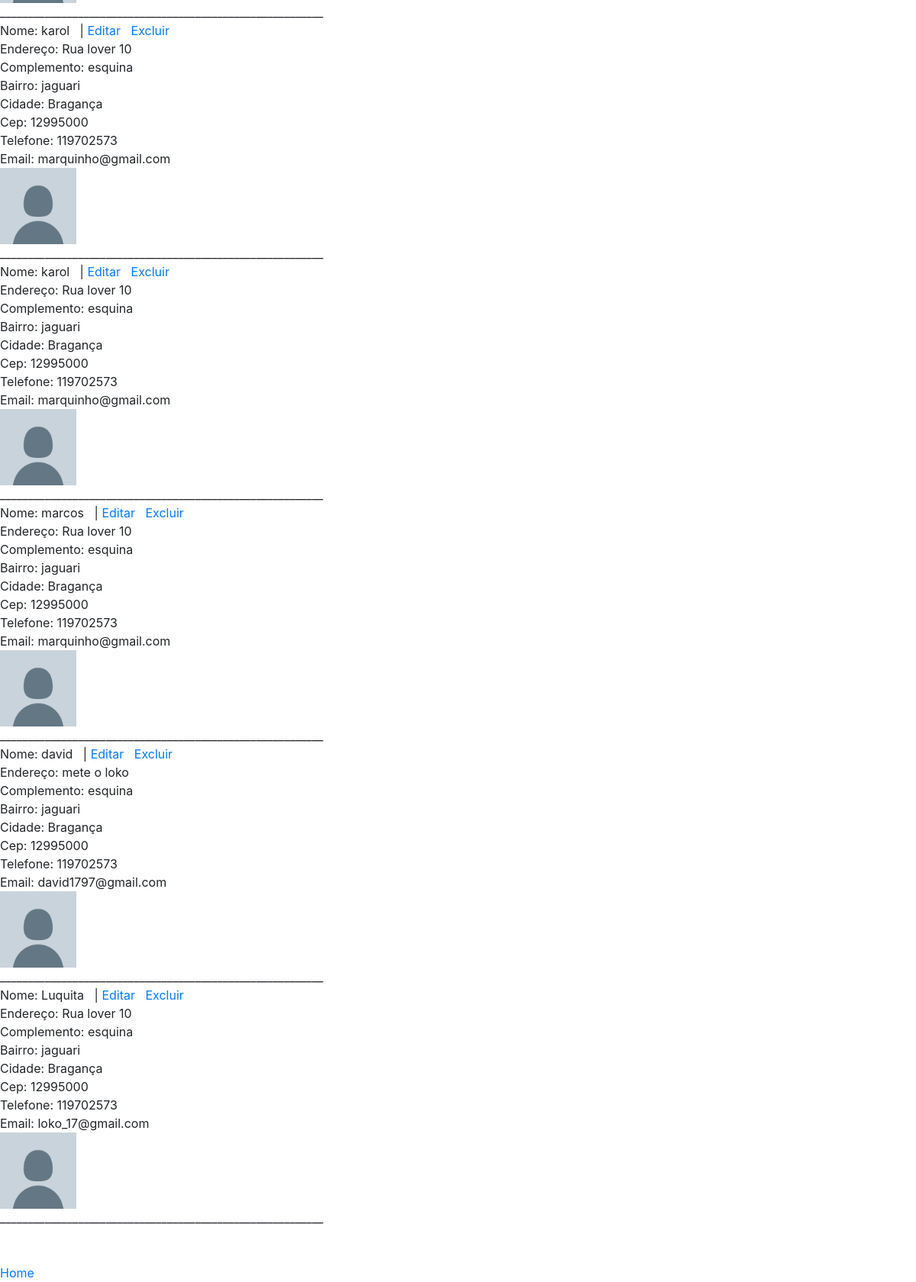
/listagem_clientes/ (signed in, lower part), run on an earlier commit of the app's database.
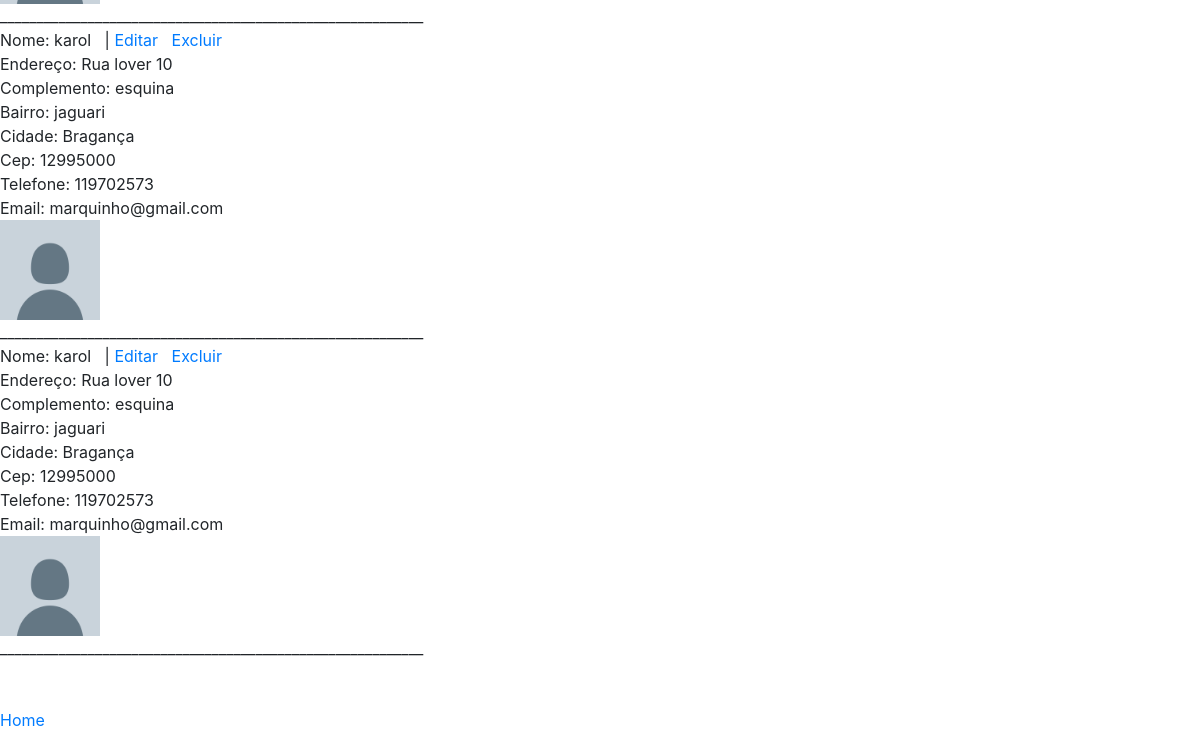
And on a later commit of the database.
### core/models.py (models this page shows, shortened)
class Cliente(models.Model):
    nome = models.CharField(max_length=100)
    endereco = models.CharField(max_length=100, blank=True, null=True)
    complemento = models.CharField(max_length=100, blank=True, null=True)
    bairro = models.CharField(max_length=50, blank=True, null=True)
    cidade = models.CharField(max_length=100, blank=True, null=True)
    cep = models.CharField(max_length=10, blank=True, null=True)
    email = models.CharField(max_length=100)
    telefone = models.CharField(max_length=30, blank=True, null=True)
    foto = models.ImageField(upload_to='fotos_cliente', blank=True, null=True)
    class Meta:
        verbose_name_plural = 'Clientes'

### core/views.py (the view)
# urls.py: path('listagem_clientes/', listagem_clientes, name='url_listagem_clientes'),
@login_required
def listagem_clientes(request):
    clientes = Cliente.objects.all()
    contexto = {'clientes': clientes}
    return render(request, "core/listagem_clientes.html", contexto)

### core/Templates/core/listagem_clientes.html (shortened to what this page needs)
{% extends 'base.html' %}
{% load static %}
{% block main %}
    {% for cliente in clientes %}
        Nome: {{cliente.nome}}  &nbsp; |<a href="{% url 'url_atualiza_cliente' cliente.id  %}"> Editar </a>  &nbsp;
                                        <a href="{% url 'url_exclui_cliente' cliente.id  %}"> Excluir </a> <br>
        Endereço: {{cliente.endereco}} <br>
        Complemento: {{cliente.complemento}} <br>
        Bairro: {{cliente.bairro}} <br>
        Cidade: {{cliente.cidade}} <br>
        Cep: {{cliente.cep}} <br>
        Telefone: {{cliente.telefone}} <br>
        Email: {{cliente.email}} <br>
        {% if cliente.foto %}
            <img src="{{ cliente.foto.url }}" width= "100"> <br>
        {% else %}
            <img src="{% static 'img/ge.png' %}" width= "100"> <br>
        {% endif %}
    __________________________________________________________<br>
    {% endfor %}
<br><br>
    <a href="/">Home</a>
{% endblock %}

What changed in the data, as far as the page shows it:
removed Cliente: nome "marcos", endereco "Rua lover 10", complemento "esquina", bairro "jaguari", cidade "Bragança", cep "12995000", telefone "119702573", email "marquinho@gmail.com"
removed Cliente: nome "david", endereco "mete o loko", complemento "esquina", bairro "jaguari", cidade "Bragança", cep "12995000", telefone "119702573", email "david1797@gmail.com"
removed Cliente: nome "Luquita", endereco "Rua lover 10", complemento "esquina", bairro "jaguari", cidade "Bragança", cep "12995000", telefone "119702573", email "loko_17@gmail.com"
